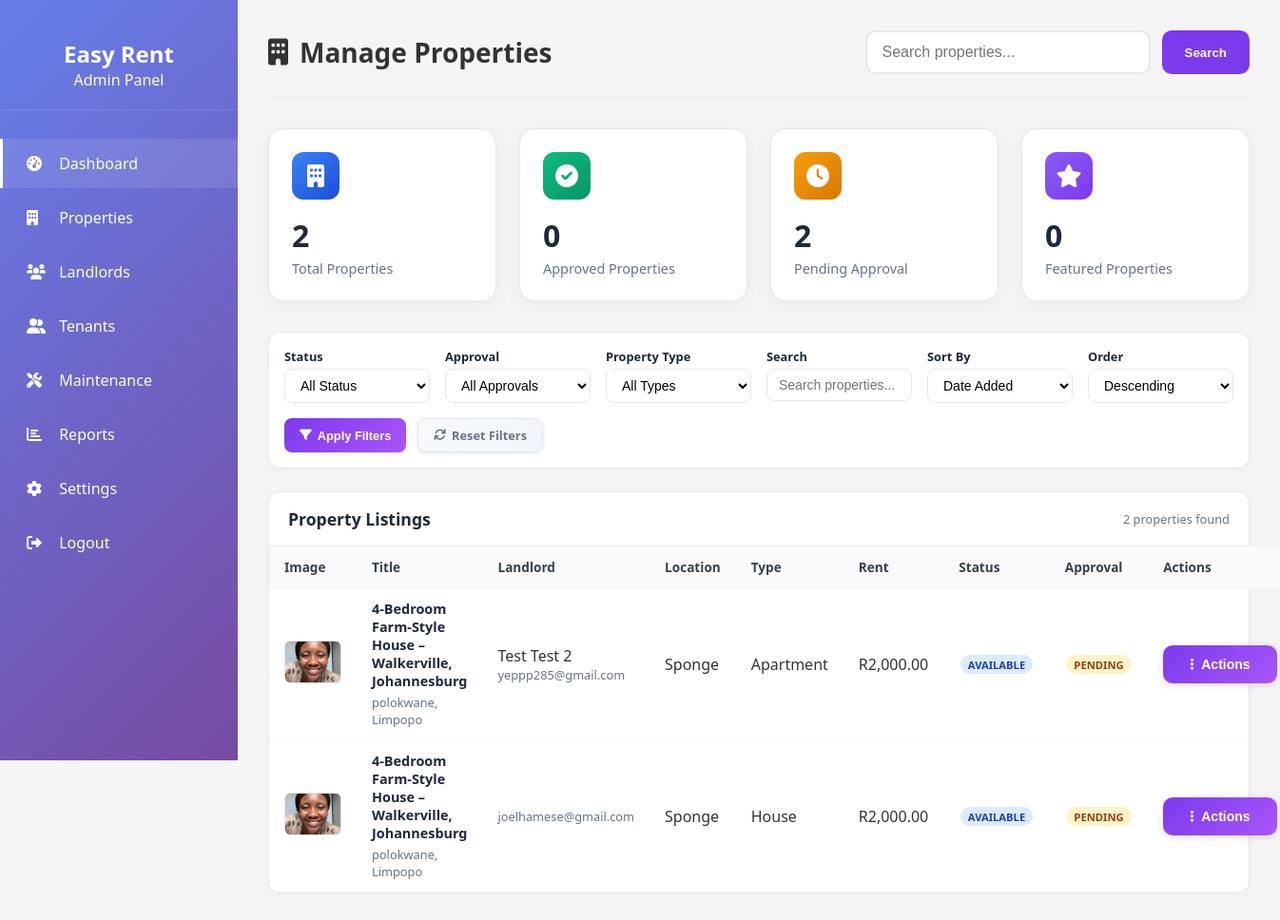
The app's page /dashboard/manage_properties.php with its own data.
### tables this page shows
CREATE TABLE `properties` (
  `id` int(11) NOT NULL,
  `landlord_id` int(11) NOT NULL,
  `title` varchar(200) NOT NULL,
  `description` text DEFAULT NULL,
  `property_type` enum('apartment','house','studio','townhouse','flat','room') NOT NULL,
  `address` text NOT NULL,
  `city` varchar(100) NOT NULL,
  `state` varchar(100) NOT NULL,
  `postal_code` varchar(20) DEFAULT NULL,
  `latitude` decimal(10,8) DEFAULT NULL,
  `longitude` decimal(11,8) DEFAULT NULL,
  `bedrooms` int(11) DEFAULT 0,
  `available_units` int(11) NOT NULL DEFAULT 1,
  `bathrooms` int(11) DEFAULT 0,
  `square_meters` decimal(8,2) DEFAULT NULL,
  `rent_amount` decimal(10,2) NOT NULL,
  `deposit_amount` decimal(10,2) NOT NULL,
  `utilities_included` tinyint(1) DEFAULT 0,
  `parking_available` tinyint(1) DEFAULT 0,
  `pet_friendly` tinyint(1) DEFAULT 0,
  `furnished` tinyint(1) DEFAULT 0,
  `available_from` date DEFAULT NULL,
  `lease_duration_months` int(11) DEFAULT 12,
  `is_available` tinyint(1) DEFAULT 1,
  `is_featured` tinyint(1) DEFAULT 0,
  `view_count` int(11) DEFAULT 0,
  `created_at` timestamp NOT NULL DEFAULT current_timestamp(),
  `updated_at` timestamp NOT NULL DEFAULT current_timestamp() ON UPDATE current_timestamp(),
  `admin_approved` tinyint(1) DEFAULT 0,
  `approved_date` datetime DEFAULT NULL,
  `approved_by` int(11) DEFAULT NULL,
  `is_occupied` tinyint(1) DEFAULT 0
);

CREATE TABLE `users` (
  `id` int(11) NOT NULL,
  `username` varchar(50) NOT NULL,
  `email` varchar(100) NOT NULL,
  `password_hash` varchar(255) NOT NULL,
  `user_type` enum('tenant','landlord','admin') NOT NULL DEFAULT 'tenant',
  `first_name` varchar(50) DEFAULT NULL,
  `last_name` varchar(50) DEFAULT NULL,
  `phone` varchar(20) DEFAULT NULL,
  `profile_image` varchar(255) DEFAULT NULL,
  `date_of_birth` date DEFAULT NULL,
  `is_verified` tinyint(1) DEFAULT 0,
  `is_active` tinyint(1) DEFAULT 1,
  `created_at` timestamp NOT NULL DEFAULT current_timestamp(),
  `updated_at` timestamp NOT NULL DEFAULT current_timestamp() ON UPDATE current_timestamp(),
  `failed_login_attempts` int(11) DEFAULT 0,
  `last_failed_login` timestamp NULL DEFAULT NULL,
  `last_login` timestamp NULL DEFAULT NULL,
  `status` enum('active','inactive','suspended') DEFAULT 'active'
);

### dashboard/manage_properties.php (the view, shortened to what this page needs)
<?php
$servername = "localhost";
$username = "root";
$password = "";
$dbname = "easyrent_db";
$conn = mysqli_connect($servername, $username, $password, $dbname);
$status_filter = $_GET['status'] ?? 'all';
$approval_filter = $_GET['approval'] ?? 'all';
$property_type_filter = $_GET['type'] ?? 'all';
$search = $_GET['search'] ?? '';
$sort = $_GET['sort'] ?? 'created_at';
$order = $_GET['order'] ?? 'DESC';
$where_clause = '';
$order = strtoupper($order) === 'ASC' ? 'ASC' : 'DESC';
$query = "
    SELECT p.*,
           CONCAT(u.first_name, ' ', u.last_name) as landlord_name,
           u.email as landlord_email,
           u.phone as landlord_phone,
           (SELECT image_url FROM property_images WHERE property_id = p.id AND is_primary = 1 LIMIT 1) as main_image,
           (SELECT COUNT(*) FROM landlord_documents WHERE landlord_id = p.landlord_id) as document_count
    FROM properties p
    LEFT JOIN users u ON p.landlord_id = u.id
    $where_clause
    ORDER BY p.$sort $order
";
$stmt = mysqli_prepare($conn, $query);
mysqli_stmt_execute($stmt);
$result = mysqli_stmt_get_result($stmt);
$properties = mysqli_fetch_all($result, MYSQLI_ASSOC);
$stats_query = "
    SELECT
        COUNT(*) as total_properties,
        SUM(CASE WHEN admin_approved = 1 THEN 1 ELSE 0 END) as approved_properties,
        SUM(CASE WHEN admin_approved = 0 THEN 1 ELSE 0 END) as pending_properties,
        SUM(CASE WHEN is_available = 1 THEN 1 ELSE 0 END) as available_properties,
        SUM(CASE WHEN is_featured = 1 THEN 1 ELSE 0 END) as featured_properties,
        AVG(rent_amount) as avg_rent
    FROM properties
";
$stats_result = mysqli_query($conn, $stats_query);
$stats = mysqli_fetch_assoc($stats_result);
?>
<!DOCTYPE html>
<html lang="en">
<head>
    <link href="https://cdnjs.cloudflare.com/ajax/libs/font-awesome/6.0.0/css/all.min.css" rel="stylesheet">
</head>
<body>
    <div class="sidebar">
        <div class="logo">
            <h2>Easy Rent</h2>
            <p>Admin Panel</p>
        </div>
        <ul>
            <li><a href="admin_dashboard.php" class="active"><i class="fas fa-tachometer-alt"></i> Dashboard</a></li>
            <li><a href="manage_properties.php"><i class="fas fa-building"></i> Properties</a></li>
            <li><a href="manage_landlords.php"><i class="fas fa-users"></i> Landlords</a></li>
            <li><a href="manage_tenants.php"><i class="fas fa-user-friends"></i> Tenants</a></li>
            <li><a href="maintenance_requests.php"><i class="fas fa-tools"></i> Maintenance</a></li>
            <li><a href="financial_reports.php"><i class="fas fa-chart-bar"></i> Reports</a></li>
            <li><a href="system_settings.php"><i class="fas fa-cog"></i> Settings</a></li>
            <li><a href="../auth/logout.php"><i class="fas fa-sign-out-alt"></i> Logout</a></li>
        </ul>
    </div>
    <div class="main-content">
        <div class="top-bar">
            <h1 class="page-title">
                <i class="fas fa-building"></i>
                Manage Properties
            </h1>
            <div class="search-bar">
                <input type="text" placeholder="Search properties...">
                <button>Search</button>
            </div>
        </div>
        <div class="stats-grid">
            <div class="stat-card">
                <div class="stat-icon primary">
                    <i class="fas fa-building"></i>
                </div>
                <div class="stat-value"><?php echo number_format($stats['total_properties']); ?></div>
                <div class="stat-label">Total Properties</div>
            </div>
            <div class="stat-card">
                <div class="stat-icon success">
                    <i class="fas fa-check-circle"></i>
                </div>
                <div class="stat-value"><?php echo number_format($stats['approved_properties']); ?></div>
                <div class="stat-label">Approved Properties</div>
            </div>
            <div class="stat-card">
                <div class="stat-icon warning">
                    <i class="fas fa-clock"></i>
                </div>
                <div class="stat-value"><?php echo number_format($stats['pending_properties']); ?></div>
                <div class="stat-label">Pending Approval</div>
            </div>
            <div class="stat-card">
                <div class="stat-icon purple">
                    <i class="fas fa-star"></i>
                </div>
                <div class="stat-value"><?php echo number_format($stats['featured_properties']); ?></div>
                <div class="stat-label">Featured Properties</div>
            </div>
        </div>
        <div class="filters-container">
            <form method="GET" action="manage_properties.php">
                <div class="filters-grid">
                    <div class="filter-group">
                        <label class="filter-label">Status</label>
                        <select name="status" class="filter-select">
                            <option value="all" <?php echo $status_filter === 'all' ? 'selected' : ''; ?>>All Status</option>
                        </select>
                    </div>
                    <div class="filter-group">
                        <label class="filter-label">Approval</label>
                        <select name="approval" class="filter-select">
                            <option value="all" <?php echo $approval_filter === 'all' ? 'selected' : ''; ?>>All Approvals</option>
                        </select>
                    </div>
                    <div class="filter-group">
                        <label class="filter-label">Property Type</label>
                        <select name="type" class="filter-select">
                            <option value="all" <?php echo $property_type_filter === 'all' ? 'selected' : ''; ?>>All Types</option>
                        </select>
                    </div>
                    <div class="filter-group">
                        <label class="filter-label">Search</label>
                        <input type="text" name="search" class="filter-input" placeholder="Search properties..." value="<?php echo htmlspecialchars($search); ?>">
                    </div>
                    <div class="filter-group">
                        <label class="filter-label">Sort By</label>
                        <select name="sort" class="filter-select">
                            <option value="created_at" <?php echo $sort === 'created_at' ? 'selected' : ''; ?>>Date Added</option>
                        </select>
                    </div>
                    <div class="filter-group">
                        <label class="filter-label">Order</label>
                        <select name="order" class="filter-select">
                            <option value="DESC" <?php echo $order === 'DESC' ? 'selected' : ''; ?>>Descending</option>
                        </select>
                    </div>
                </div>
                <div class="filter-actions">
                    <button type="submit" class="btn btn-primary">
                        <i class="fas fa-filter"></i>
                        Apply Filters
                    </button>
                    <a href="manage_properties.php" class="btn btn-secondary">
                        <i class="fas fa-sync"></i>
                        Reset Filters
                    </a>
                </div>
            </form>
        </div>
        <div class="properties-container">
            <div class="properties-header">
                <div class="properties-title">Property Listings</div>
                <div class="properties-count"><?php echo count($properties); ?> properties found</div>
            </div>
            <?php if (count($properties) > 0): ?>
                <div class="table-container">
                    <table class="properties-table">
                        <thead>
                            <tr>
                                <th>Image</th>
                                <th><a href="?sort=title&order=<?php echo $sort === 'title' && $order === 'ASC' ? 'DESC' : 'ASC'; ?>">Title</a></th>
                                <th>Landlord</th>
                                <th>Location</th>
                                <th><a href="?sort=property_type&order=<?php echo $sort === 'property_type' && $order === 'ASC' ? 'DESC' : 'ASC'; ?>">Type</a></th>
                                <th><a href="?sort=rent_amount&order=<?php echo $sort === 'rent_amount' && $order === 'ASC' ? 'DESC' : 'ASC'; ?>">Rent</a></th>
                                <th>Status</th>
                                <th>Approval</th>
                                <th>Actions</th>
                            </tr>
                        </thead>
                        <tbody>
                            <?php foreach ($properties as $property): ?>
                                <tr>
                                    <td>
                                        <?php if (!empty($property['main_image'])): ?>
                                            <img src="../uploads/properties/<?php echo htmlspecialchars($property['main_image']); ?>"
                                                 class="property-image"
                                                 alt="<?php echo htmlspecialchars($property['title']); ?>">
                                        <?php else: ?>
                                            <div class="image-placeholder">
                                                <i class="fas fa-home"></i>
                                            </div>
                                        <?php endif; ?>
                                    </td>
                                    <td>
                                        <div class="property-title"><?php echo htmlspecialchars($property['title']); ?></div>
                                        <div class="property-location">
                                            <?php echo htmlspecialchars($property['city'] . ', ' . $property['state']); ?>
                                        </div>
                                    </td>
                                    <td>
                                        <div><?php echo htmlspecialchars($property['landlord_name']); ?></div>
                                        <div class="property-location"><?php echo htmlspecialchars($property['landlord_email']); ?></div>
                                    </td>
                                    <td><?php echo htmlspecialchars($property['address']); ?></td>
                                    <td><?php echo ucfirst(htmlspecialchars($property['property_type'])); ?></td>
                                    <td>R<?php echo number_format($property['rent_amount'], 2); ?></td>
                                    <td>
                                        <?php if ($property['is_available']): ?>
                                            <span class="status-badge available">Available</span>
                                        <?php else: ?>
                                            <span class="status-badge unavailable">Unavailable</span>
                                        <?php endif; ?>
                                    </td>
                                    <td>
                                        <?php if ($property['admin_approved']): ?>
                                            <span class="status-badge approved">Approved</span>
                                        <?php else: ?>
                                            <span class="status-badge pending">Pending</span>
                                        <?php endif; ?>
                                    </td>
                                   <td>
                                        <div class="action-dropdown">
                                            <button class="dropdown-toggle" onclick="toggleDropdown(event, <?php echo $property['id']; ?>)">
                                                <i class="fas fa-ellipsis-v"></i>
                                                Actions
                                            </button>
                                        </div>
                                    </td>
                                </tr>
                            <?php endforeach; ?>
                        </tbody>
                    </table>
                </div>
            <?php endif; ?>
        </div>
    </div>
</body>
</html>

### records on screen
properties: title "4-Bedroom Farm-Style House – Walkerville, Johannesburg", city+state "polokwane, Limpopo", landlord_name "Test Test 2", landlord.email "yeppp285@gmail.com", address "Sponge", property_type "Apartment", rent_amount "2,000.00", is_available "AVAILABLE", admin_approved "PENDING"
properties: title "4-Bedroom Farm-Style House – Walkerville, Johannesburg", city+state "polokwane, Limpopo", landlord.email "joelhamese@gmail.com", address "Sponge", property_type "House", rent_amount "2,000.00", is_available "AVAILABLE", admin_approved "PENDING"

### other values on screen
$stats['total_properties'] "2"
$stats['approved_properties'] "0"
$stats['pending_properties'] "2"
$stats['featured_properties'] "0"
count($properties) "2"
